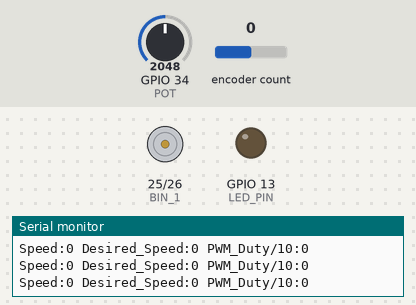
Bench run of a sketch on a simulated ESP32. Shown: motor-driver pin pairs drawn as motors (green arrow = first pin HIGH = forward, orange = second pin HIGH = backward, longer = more drive), output pins drawn as LEDs (lit = HIGH), the last lines printed to the serial monitor. Inputs (shaded band) come from the test bench; at power-on: encoder count 0, GPIO 34 (POT) = 2048.

Above: at 1.2 s.
1.3 s: encoder count set to 1
At 2.0 s:
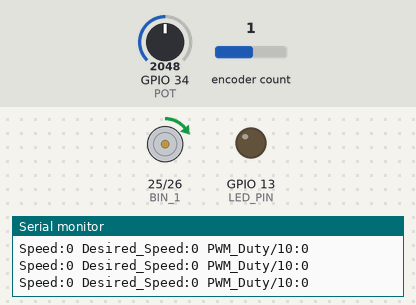
2.8 s: GPIO 34 (POT) set to 2111
4.3 s: GPIO 34 (POT) set to 2223
At 7.0 s:
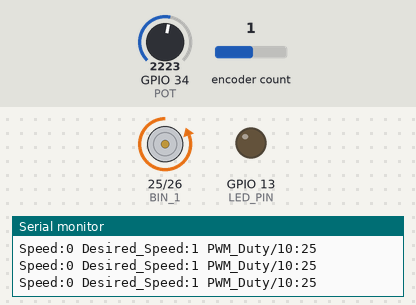
7.3 s: GPIO 34 (POT) set to 2108
8.8 s: GPIO 34 (POT) set to 1983
At 9.25 s:
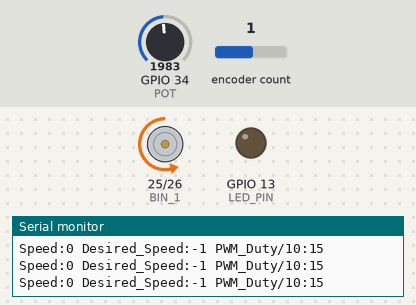
11.5 s: encoder count set to 2
At 12.2 s:
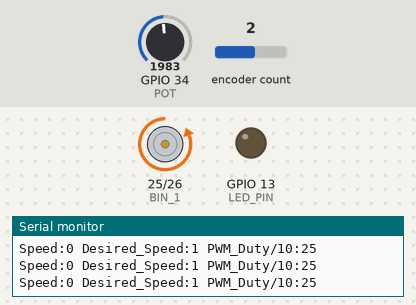
Timing chart, 0 to 14.0 s (numbered marks = the images above; inputs shaded):
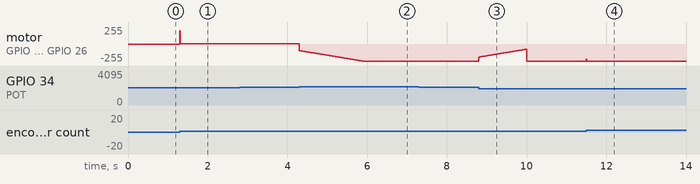

Measured:
- the behaviour switches between 2161 and 2162 on GPIO 34 (POT) (found by bisection; images 1 and 2)
- the behaviour switches between 2048 and 2047 on GPIO 34 (POT) (found by bisection; images 2 and 3)
- after the input at 1.3 s, motor on GPIO 25 (BIN_1) / GPIO 26 (BIN_2): stopped → forward 2/255 at once
- after the input at 4.3 s, motor on GPIO 25 (BIN_1) / GPIO 26 (BIN_2): moves from forward 2/255 to backward 255/255 over 1.6 s, starting at once
- after the input at 8.8 s, motor on GPIO 25 (BIN_1) / GPIO 26 (BIN_2): rises from backward 255/255 to backward 78/255 in 1.2 s, then falls to backward 255/255 in 0.01 s
- after the input at 11.5 s, motor on GPIO 25 (BIN_1) / GPIO 26 (BIN_2): backward 255/255 → backward 226/255 at once, → backward 255/255 0.01 s later

The sketch:

A6Template_Ki.ino
```cpp
#include <ESP32Encoder.h>
#define BIN_1 25
#define BIN_2 26
#define LED_PIN 13
#define POT 34      // CHANGE POTENTIOMETER PIN HERE TO MATCH CIRCUIT IF NEEDED

ESP32Encoder encoder;

int omegaSpeed = 0;
int omegaDes = 0;
int omegaMax = 18;   // CHANGE THIS VALUE TO YOUR MEASURED MAXIMUM SPEED
int D = 0;
int dir = 1;
int potReading = 0;

int Kp = 100;   // TUNE THESE VALUES TO CHANGE CONTROLLER PERFORMANCE
int Ki = 1;
int IMax = 0;
int err = 0;
int sum = 0;

//Setup interrupt variables ----------------------------
volatile int count = 0; // encoder count
volatile bool interruptCounter = false;    // check timer interrupt 1
volatile bool deltaT = false;     // check timer interrupt 2
int totalInterrupts = 0;   // counts the number of triggering of the alarm
hw_timer_t * timer0 = NULL;
hw_timer_t * timer1 = NULL;
portMUX_TYPE timerMux0 = portMUX_INITIALIZER_UNLOCKED;
portMUX_TYPE timerMux1 = portMUX_INITIALIZER_UNLOCKED;

// setting PWM properties ----------------------------
const int freq = 5000;
const int ledChannel_1 = 1;
const int ledChannel_2 = 2;
const int resolution = 8;
const int MAX_PWM_VOLTAGE = 255;
const int NOM_PWM_VOLTAGE = 150;

//Initialization ------------------------------------
void IRAM_ATTR onTime0() {
  portENTER_CRITICAL_ISR(&timerMux0);
  interruptCounter = true; // the function to be called when timer interrupt is triggered
  portEXIT_CRITICAL_ISR(&timerMux0);
}

void IRAM_ATTR onTime1() {
  portENTER_CRITICAL_ISR(&timerMux1);
  count = encoder.getCount( );
  encoder.clearCount ( );
  deltaT = true; // the function to be called when timer interrupt is triggered
  portEXIT_CRITICAL_ISR(&timerMux1);
}


void setup() {
  // put your setup code here, to run once:
  pinMode(POT, INPUT);
  pinMode(LED_PIN, OUTPUT);
  digitalWrite(LED_PIN, LOW); // sets the initial state of LED as turned-off

  Serial.begin(115200);
  ESP32Encoder::useInternalWeakPullResistors = UP; // Enable the weak pull up resistors
  encoder.attachHalfQuad(33, 27); // Attache pins for use as encoder pins
  encoder.setCount(0);  // set starting count value after attaching

  // configure LED PWM functionalitites
  ledcSetup(ledChannel_1, freq, resolution);
  ledcSetup(ledChannel_2, freq, resolution);

  // attach the channel to the GPIO to be controlled
  ledcAttachPin(BIN_1, ledChannel_1);
  ledcAttachPin(BIN_2, ledChannel_2);

  // initilize timer
  timer0 = timerBegin(0, 80, true);  // timer 0, MWDT clock period = 12.5 ns * TIMGn_Tx_WDT_CLK_PRESCALE -> 12.5 ns * 80 -> 1000 ns = 1 us, countUp
  timerAttachInterrupt(timer0, &onTime0, true); // edge (not level) triggered
  timerAlarmWrite(timer0, 5000000, true); // 5000000 * 1 us = 5 s, autoreload true

  timer1 = timerBegin(1, 80, true);  // timer 1, MWDT clock period = 12.5 ns * TIMGn_Tx_WDT_CLK_PRESCALE -> 12.5 ns * 80 -> 1000 ns = 1 us, countUp
  timerAttachInterrupt(timer1, &onTime1, true); // edge (not level) triggered
  timerAlarmWrite(timer1, 10000, true); // 10000 * 1 us = 10 ms, autoreload true

  // at least enable the timer alarms
  timerAlarmEnable(timer0); // enable
  timerAlarmEnable(timer1); // enable
}

void loop() {

  if (interruptCounter) {
    portENTER_CRITICAL(&timerMux0);
    interruptCounter = false;
    portEXIT_CRITICAL(&timerMux0);

    totalInterrupts++;

    if (totalInterrupts%2 == 0) {
      dir = -dir;
    }
  }

  if (deltaT) {
      portENTER_CRITICAL(&timerMux1);
      deltaT = false;
      portEXIT_CRITICAL(&timerMux1);

      omegaSpeed = count;
      potReading = analogRead(POT);
      omegaDes = dir*map(potReading, 0, 4095, -omegaMax, omegaMax); // PLEASE SPECIFY OMEGAMAX VALUE ABOVE

      //A6 CONTROL SECTION
      //Stand-in mapping between the pot reading and motor command.
      //CHANGE THIS SECTION FOR P AND PI CONTROL

      // D = map(omegaDes, -omegaMax, omegaMax, -NOM_PWM_VOLTAGE, NOM_PWM_VOLTAGE);  // REPLACE THIS LINE WITH P/PI CONTROLLER CODE
      err = omegaDes -omegaSpeed;
      sum = sum +err;
      D = Kp*err +Ki*sum;

      //END A6 CONTROL SECTION

      //Ensure that you don't go past the maximum possible command
      if (D > MAX_PWM_VOLTAGE) {
          D = MAX_PWM_VOLTAGE;
          // sum = sum -err;
      }
      else if (D < -MAX_PWM_VOLTAGE) {
          D = -MAX_PWM_VOLTAGE;
          // sum = sum -err;
      }

      //Map the D value to motor directionality
      //FLIP ENCODER PINS SO SPEED AND D HAVE SAME SIGN
      if (D > 0) {
          ledcWrite(ledChannel_1, LOW);
          ledcWrite(ledChannel_2, D);
      }
      else if (D < 0) {
          ledcWrite(ledChannel_1, -D);
          ledcWrite(ledChannel_2, LOW);
      }
      else {
          ledcWrite(ledChannel_1, LOW);
          ledcWrite(ledChannel_2, LOW);
      }

      plotControlData();
  }

}


//Other functions

void plotControlData() {
  Serial.print("Speed:");
  Serial.print(omegaSpeed);
  Serial.print(" ");
  Serial.print("Desired_Speed:");
  Serial.print(omegaDes);
  Serial.print(" ");
  Serial.print("PWM_Duty/10:");
  Serial.println(D/10);  //PWM is scaled by 1/10 to get more intelligible graph
}
```
